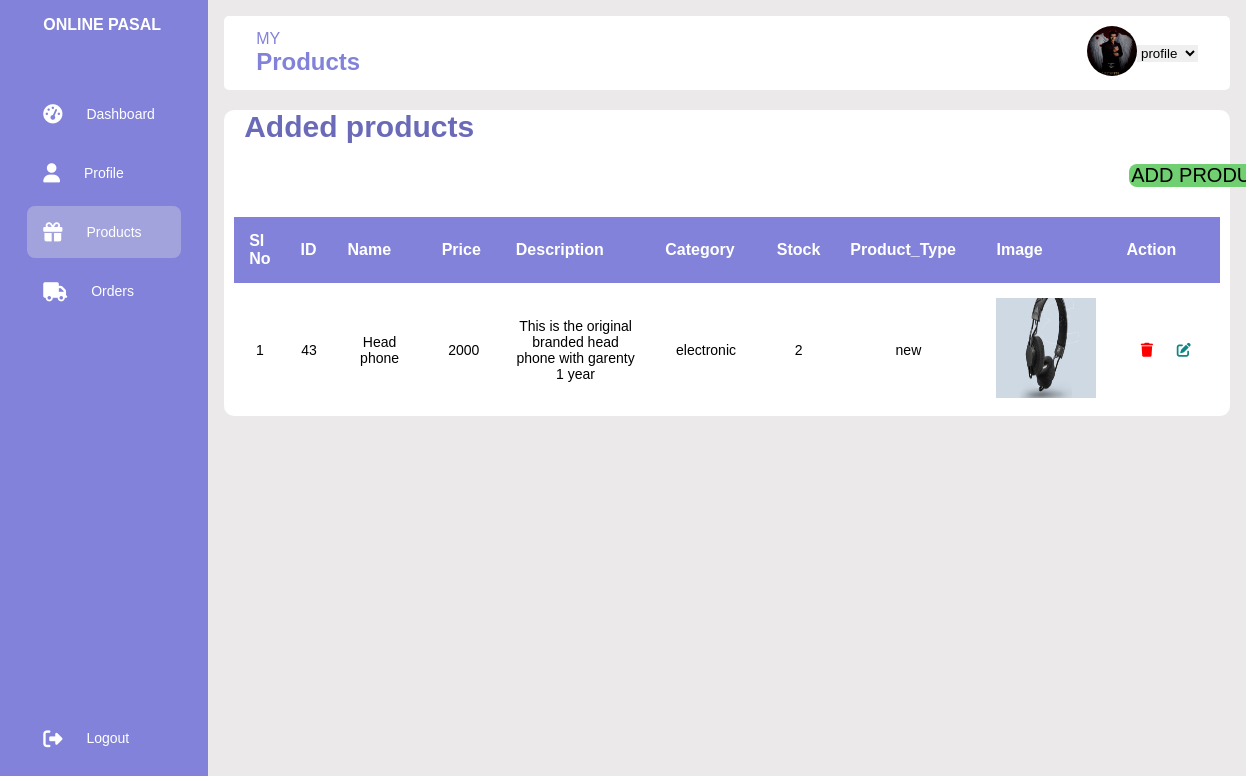
The app's page /seller/producttable.php (signed in) with its own data.
### tables this page shows
CREATE TABLE `signup` (
  `user_id` int(11) NOT NULL,
  `fname` varchar(255) NOT NULL,
  `email` varchar(255) NOT NULL,
  `phone` bigint(15) NOT NULL,
  `address` varchar(255) NOT NULL,
  `password` varchar(255) NOT NULL,
  `user_image` varchar(50) NOT NULL,
  `user_type` varchar(255) NOT NULL DEFAULT 'user_type',
  `dt` timestamp NOT NULL DEFAULT current_timestamp() ON UPDATE current_timestamp()
);

CREATE TABLE `products` (
  `productId` int(11) NOT NULL,
  `user_id` int(11) NOT NULL,
  `productName` varchar(255) NOT NULL,
  `price` varchar(255) NOT NULL,
  `description` varchar(255) NOT NULL,
  `category` varchar(255) NOT NULL,
  `image` varchar(255) NOT NULL,
  `stock` int(150) NOT NULL,
  `size` varchar(50) NOT NULL,
  `used` varchar(50) NOT NULL,
  `productType` varchar(255) NOT NULL
);

### seller/producttable.php (the view, shortened to what this page needs)
<?php
require '../config.php';
$user_id=$_SESSION["user_id"];
$select_user=mysqli_query($conn,"Select * from `signup` WHERE user_id='$user_id'");
mysqli_num_rows($select_user);
$fetch_user=mysqli_fetch_assoc($select_user);
?>
<!DOCTYPE html>
<html lang="en">
<head>
    <link rel="stylesheet" href="style.css">
</head>
<body>
<div class="sellerdashboard-sidebar">
        <div class="logo"><h4>ONLINE PASAL</h4></div>
        <ul class="sellerdashboard-menu">
           <li>
            <a href="sellerdashboard.php">
                <i class="fas fa-tachometer-alt"></i>
                <span>Dashboard</span>
            </a>
           </li>
           <li>
            <a href="../profile.php">
                <i class="fas fa-user"></i>
                <span>Profile</span>
            </a>
           </li>
           <li class="active">
            <a href="producttable.php">
            <i class="fa-solid fa-gift"></i>
                <span>Products</span>
            </a>
           </li>
           <li>
            <a href="order_table.php">
            <i class="fa-solid fa-truck"></i>
                <span>Orders</span>
            </a>
           </li>
           <li class="logout">
            <?php
               if(isset($_SESSION['user_type'])){
             echo'<a href="../logout.php" onclick="return confirm(\'You Are Sure You Want To Logout?\');">
            <i class="fa-solid fa-right-from-bracket"></i>
                <span>Logout</span>
            </a>';
               }
            ?>
           </li>
        </ul>
    </div>
    <div class="sellerdashboard-main-content">
        <div class="sellerdashboard-header-wrapper">
            <div class="sellerdashboard-header-title">
                <span>MY</span>
                <h2>Products</h2>
            </div>
            <div class="user-info">
                 <a href="../profile.php"><img src="../img/user_image/<?php echo $fetch_user['user_image']?>" alt=""></a>
                 <select onchange="location = this.value;">
                <option value="./profile.php">profile</option>
            </select>
            </div>
        </div>
    <div class="addproduct_container">
        <h2 class="sellerproduct-table-heading">Added products</h2>
        <a href="addproduct.php" class="addproductbtn">ADD PRODUCT</a>
    <div class="addproduct_table">
            <?php
          $i = 1;
          $rows = mysqli_query($conn, "SELECT *FROM products WHERE user_id='$user_id'");
          if(mysqli_num_rows($rows)>0){
           echo' <table>
        <thead class="tablerow">
            <th class="one">SI No</th>
            <th class="one">ID</th>
            <th class="two">Name</th>
            <th class="three">Price</th>
            <th class="four">Description</th>
            <th class="five">Category</th>
            <th class="six">Stock</th>
            <th class="seven">Product_Type</th>
            <th>Image</th>
            <th class="eight">Action</th>
        </thead>';
        ?>
        <?php foreach($rows as $row) : ?>
        <tr>
            <td><?php echo $i++; ?></td>
            <td><?php echo $row["productId"]; ?></td>
            <td><?php echo $row["productName"]; ?></td>
            <td><?php echo $row["price"]; ?></td>
            <td><?php echo $row["description"]; ?></td>
            <td><?php echo $row["category"]; ?></td>
            <td><?php echo $row["stock"]; ?></td>
            <td><?php echo $row["productType"]; ?></td>
            <td><img src="../img/productimage/<?php echo $row['image']; ?>" width="100" height="100" title=""></td>
            <td>
                <a href="deletesellerproduct.php?delete=<?php echo $row['productId']?>"
                class="delete_product_btn" onclick="return confirm('Are you sure you want to delete this product');">
                <i class="fas fa-trash"></i></a>
                <a href="productupdate.php?edit=<?php echo $row['productId']?>"
                 class="update_product_btn">
                    <i class="fas fa-edit"></i></a>
            </td>
        </tr>
          <?php
          endforeach;
        }
          else{
            echo"<div class='empty_text'>No products Available</div>";
          }
          ?>
    </table>
    </div>
    </div>
    <link rel="stylesheet" href="https://cdnjs.cloudflare.com/ajax/libs/font-awesome/6.4.0/css/all.min.css" />
</div>
</body>
</html>

### seller/style.css (style rules this page uses)
* { margin: 0; padding: 0; border: none; outline: none; box-sizing: border-box; font-family: "Poppins",sans-serif; }
body { display: flex; }
.sellerdashboard-sidebar { position: sticky; top: 0; left: 0; bottom: 0; width: 110px; height: 100vh; padding: 0 1.7rem; color: white; overflow: hidden; transition: all 0.5s linear; background: rgb(130, 130, 219); }
.logo { height: 80px; padding: 16px; }
.sellerdashboard-menu { height: 88%; position: relative; list-style: none; padding: 0; }
.sellerdashboard-menu li { padding: 1rem; margin: 8px 0; border-radius: 8px; transition: all 0.5s ease-in-out; }
.sellerdashboard-menu li:hover, .active { background: #e0e0e058; }
.sellerdashboard-menu a { color: white; font-size: 14px; text-decoration: none; display: flex; align-items: center; gap: 1.5rem; }
.sellerdashboard-menu a span { overflow: hidden; }
.sellerdashboard-menu a i { font-size: 1.2rem; }
.logout { position: absolute; bottom: 20px; left: 0; width: 100%; }
.sellerdashboard-main-content { position: relative; background: #ebe9e9; width: 100%; padding: 1rem; }
.sellerdashboard-header-wrapper img { width: 50px; height: 50px; cursor: pointer; border-radius: 50%; }
.sellerdashboard-header-wrapper { display: flex; justify-content: space-between; align-items: center; flex-wrap: wrap; background: white; border-radius: 5px; padding: 10px 2rem; margin-bottom: 1rem; }
.sellerdashboard-header-title { color: rgb(130, 130, 219); }
.user-info { display: flex; align-items: center; }
.sellerproduct-table-heading { font-size: 30px; color: rgb(106, 106, 185); margin: 20px; }
.addproduct_container { background: white; border-radius: 10px; }
.addproductbtn { display: block; width: 15%; cursor: pointer; text-align: center; margin-top: 1rem; border-radius: .5rem; font-size: 20px; background: rgb(112, 207, 112); color: black; margin-left: 905px; text-decoration: none; }
.addproduct_table { text-align: center; margin-left: 10px; margin-top: 30px; margin-right: 10px; }
tr .one { width: 50px; }
tr .two { width: 160px; }
tr .three { width: 90px; }
tr .four { width: 250px; }
tr .five { width: 150px; }
tr .six { width: 50px; }
tr .seven { width:180px ; }
tr .eight { width: 200px; }
.delete_product_btn { color: red; margin: 10px; }
.update_product_btn { color: rgb(15, 134, 134); margin: 10px; }
table { width: 100%; border-collapse: collapse; }
thead { background: rgb(130, 130, 219); color: white; }
th { padding: 15px; text-align: left; }
td { padding: 15px; font-size: 14px; color: black; }

### records on screen
signup: user_image (picture)
products: productId "43", productName "Head phone", price "2000", description "This is the original branded head phone with garenty 1 year", category "electronic", stock "2", productType "new", image (picture)
